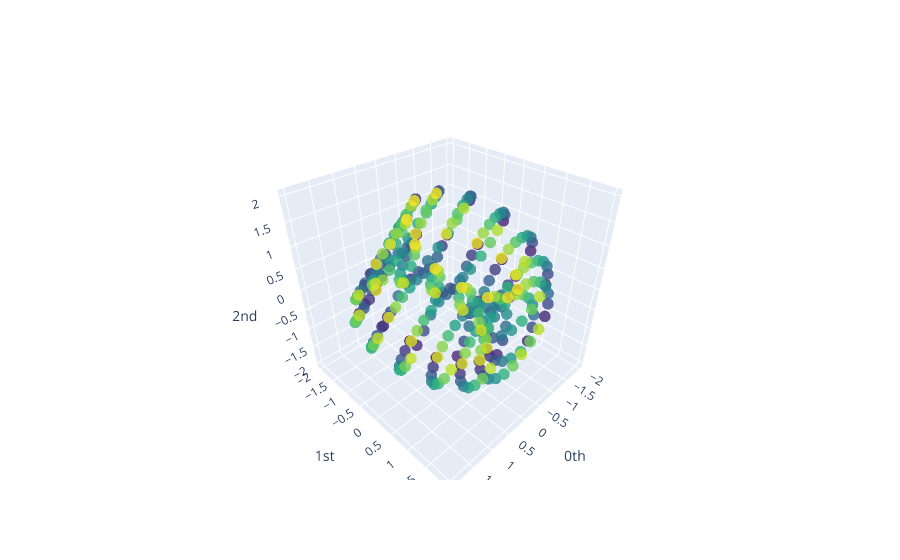

Here is the notebook cell this chart was saved with:
### Code cell
plot_point_cloud(y_nonperiodic_embedded)

### Figure 1 — Plotly figure (JSON) as saved in the notebook; plotly's stock layout.template omitted (floating-point values rounded to 4 significant figures; data arrays with more than 128 entries replaced by an {"elided": "..."} marker saying what was removed)
{"data": [{"marker": {"color": {"elided": "323 int values"}, "colorscale": [[0, "#440154"], [0.1111, "#482878"], [0.2222, "#3e4989"], [0.3333, "#31688e"], [0.4444, "#26828e"], [0.5556, "#1f9e89"], [0.6667, "#35b779"], [0.7778, "#6ece58"], [0.8889, "#b5de2b"], [1, "#fde725"]], "opacity": 0.8, "size": 4}, "mode": "markers", "type": "scatter3d", "x": {"elided": "323 float values"}, "y": {"elided": "323 float values"}, "z": {"elided": "323 float values"}}], "layout": {"autosize": true, "scene": {"aspectmode": "auto", "aspectratio": {"x": 0.9997, "y": 0.9964, "z": 1.004}, "xaxis": {"exponentformat": "e", "showexponent": "all", "title": {"text": "0th"}, "type": "linear"}, "yaxis": {"exponentformat": "e", "showexponent": "all", "title": {"text": "1st"}, "type": "linear"}, "zaxis": {"exponentformat": "e", "showexponent": "all", "title": {"text": "2nd"}, "type": "linear"}}}}
